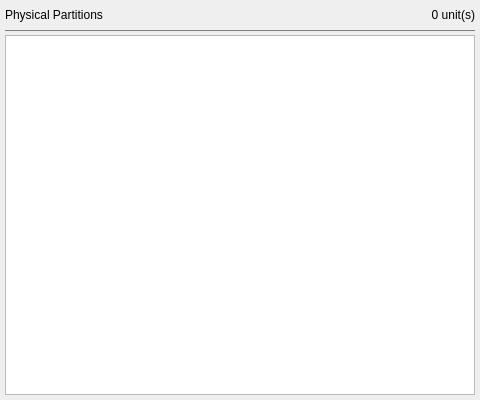
<?xml version="1.0" encoding="UTF-8"?>
<ui version="4.0">
 <class>phptwind</class>
 <widget class="QDialog" name="phptwind">
  <property name="geometry">
   <rect>
    <x>0</x>
    <y>0</y>
    <width>480</width>
    <height>400</height>
   </rect>
  </property>
  <property name="sizePolicy">
   <sizepolicy hsizetype="Fixed" vsizetype="Fixed">
    <horstretch>0</horstretch>
    <verstretch>0</verstretch>
   </sizepolicy>
  </property>
  <property name="minimumSize">
   <size>
    <width>480</width>
    <height>400</height>
   </size>
  </property>
  <property name="maximumSize">
   <size>
    <width>480</width>
    <height>400</height>
   </size>
  </property>
  <property name="windowTitle">
   <string>Dialog</string>
  </property>
  <widget class="QLabel" name="phptqant">
   <property name="geometry">
    <rect>
     <x>245</x>
     <y>5</y>
     <width>230</width>
     <height>20</height>
    </rect>
   </property>
   <property name="sizePolicy">
    <sizepolicy hsizetype="Fixed" vsizetype="Fixed">
     <horstretch>0</horstretch>
     <verstretch>0</verstretch>
    </sizepolicy>
   </property>
   <property name="minimumSize">
    <size>
     <width>230</width>
     <height>20</height>
    </size>
   </property>
   <property name="maximumSize">
    <size>
     <width>230</width>
     <height>20</height>
    </size>
   </property>
   <property name="styleSheet">
    <string notr="true">font: 15pt &quot;JetBrains Mono&quot;;</string>
   </property>
   <property name="text">
    <string>0 unit(s)</string>
   </property>
   <property name="alignment">
    <set>Qt::AlignRight|Qt::AlignTrailing|Qt::AlignVCenter</set>
   </property>
  </widget>
  <widget class="QLabel" name="phptlabl">
   <property name="geometry">
    <rect>
     <x>5</x>
     <y>5</y>
     <width>230</width>
     <height>20</height>
    </rect>
   </property>
   <property name="sizePolicy">
    <sizepolicy hsizetype="Fixed" vsizetype="Fixed">
     <horstretch>0</horstretch>
     <verstretch>0</verstretch>
    </sizepolicy>
   </property>
   <property name="minimumSize">
    <size>
     <width>230</width>
     <height>20</height>
    </size>
   </property>
   <property name="maximumSize">
    <size>
     <width>230</width>
     <height>20</height>
    </size>
   </property>
   <property name="styleSheet">
    <string notr="true">font: 15pt &quot;JetBrains Mono&quot;;</string>
   </property>
   <property name="text">
    <string>Physical Partitions</string>
   </property>
  </widget>
  <widget class="Line" name="phptline">
   <property name="geometry">
    <rect>
     <x>5</x>
     <y>30</y>
     <width>470</width>
     <height>1</height>
    </rect>
   </property>
   <property name="sizePolicy">
    <sizepolicy hsizetype="Fixed" vsizetype="Fixed">
     <horstretch>0</horstretch>
     <verstretch>0</verstretch>
    </sizepolicy>
   </property>
   <property name="minimumSize">
    <size>
     <width>470</width>
     <height>1</height>
    </size>
   </property>
   <property name="maximumSize">
    <size>
     <width>470</width>
     <height>1</height>
    </size>
   </property>
   <property name="styleSheet">
    <string notr="true">border: 1px solid #808080;</string>
   </property>
   <property name="orientation">
    <enum>Qt::Horizontal</enum>
   </property>
  </widget>
  <widget class="QListWidget" name="phptlist">
   <property name="enabled">
    <bool>true</bool>
   </property>
   <property name="geometry">
    <rect>
     <x>5</x>
     <y>35</y>
     <width>470</width>
     <height>360</height>
    </rect>
   </property>
   <property name="sizePolicy">
    <sizepolicy hsizetype="Fixed" vsizetype="Fixed">
     <horstretch>0</horstretch>
     <verstretch>0</verstretch>
    </sizepolicy>
   </property>
   <property name="minimumSize">
    <size>
     <width>470</width>
     <height>360</height>
    </size>
   </property>
   <property name="maximumSize">
    <size>
     <width>470</width>
     <height>360</height>
    </size>
   </property>
   <property name="focusPolicy">
    <enum>Qt::NoFocus</enum>
   </property>
   <property name="editTriggers">
    <set>QAbstractItemView::NoEditTriggers</set>
   </property>
   <property name="alternatingRowColors">
    <bool>false</bool>
   </property>
  </widget>
 </widget>
 <resources/>
 <connections/>
</ui>
